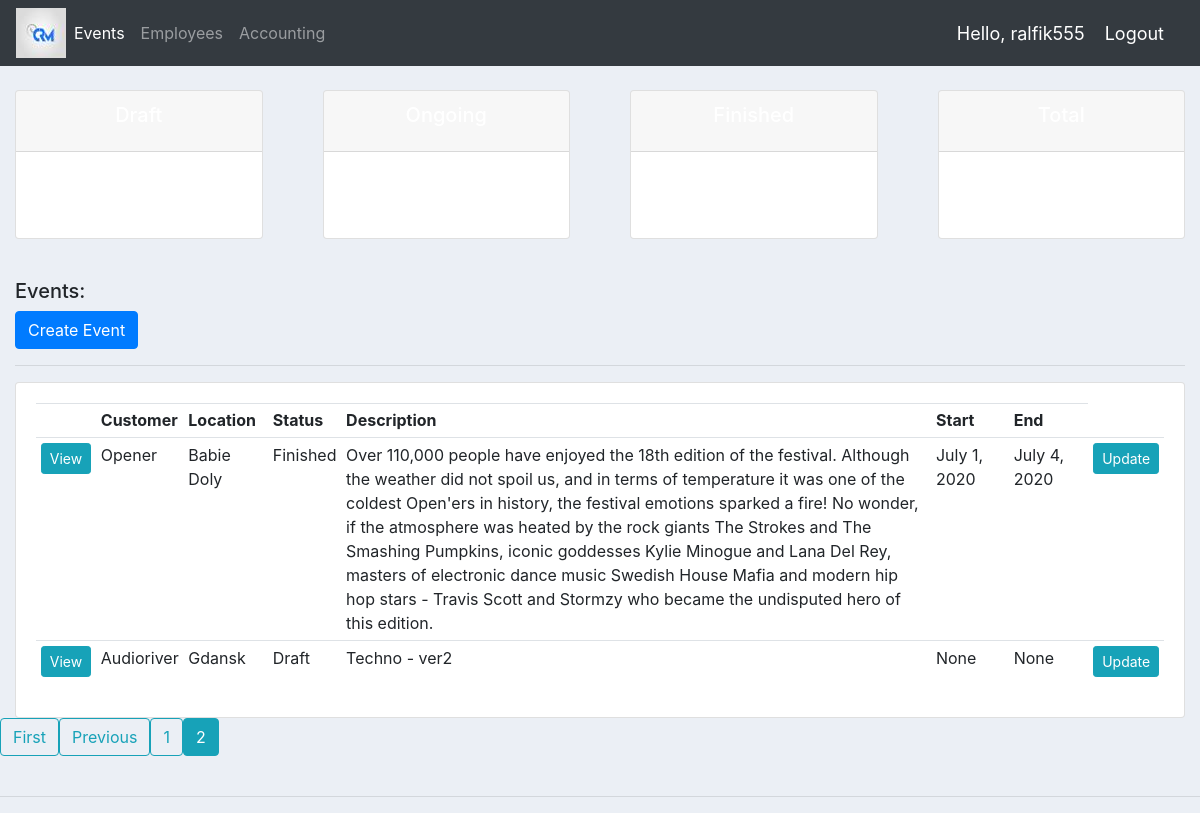
Page /?page=2 (signed in) on the committed database.
### events/models.py (models this page shows, shortened)
class Event(models.Model):
    STATUS = (
        ('Draft','Draft'),
        ('Ongoing', 'Ongoing'),
        ('Finished', 'Finished')
    )
    name = models.CharField(max_length=200, null=True)
    location = models.CharField(max_length=200, null=True, blank = True)
    principal = models.CharField(max_length=200, null=True, blank = True)
    status = models.CharField(max_length=200, choices=STATUS, null=True)
    description = models.TextField(null=True, blank=True)
    create_date = models.DateTimeField(auto_now_add=True, null=True)
    date_start = models.DateField(null=True, blank=True)
    date_end = models.DateField(null=True, blank=True)
    cmph = models.FloatField(null=True, blank=True) #default for EventHandler
    hpd = models.FloatField(null=True, blank=True) #default for EventHandler
    dcfe = models.FloatField(null=True, blank=True) #default for EventHandler
    total = models.FloatField(null=True, blank=True)

### events/views.py (the view)
# urls.py: path('', views.dashboard ,name='events-home'),
def dashboard(request):
    event_list = Event.objects.all()
    total_events = event_list.count()
    draft = event_list.filter(status='Draft').count()
    ongoing = event_list.filter(status='Ongoing').count()
    finished = event_list.filter(status='Finished').count()
    page_num = request.GET.get('page',1)
    paginator = Paginator(event_list, 2)
    try:
        events = paginator.page(page_num)
    except PageNotAnInteger:
        events = paginator.page(1)
    except EmptyPage:
        events = paginator.page(paginator.num_pages)
    context ={
        'events': events,
        'total' : total_events,
        'draft' : draft,
        'ongoing' : ongoing,
        'finished' : finished
    }
    return render(request,template_name='events/home.html',context=context)

### events/templates/events/home.html (shortened to what this page needs)
{% extends "events/main.html" %}
{% block content %}
{% include 'events/status.html' %}
<br>
<div class="col-md-auto">
  <h5 class="header">Events:</h5>
  <a class="btn btn-primary" href="{% url 'create_event' %}">Create Event</a>
  <hr>
  <div class="card card-body">
    <table class="table table-sm">
      <tr>
        <th></th>
        <th>Customer</th>
        <th>Location</th>
        <th>Status</th>
        <th>Description</th>
        <th>Start</th>
        <th>End</th>
      </tr>
      {% for event in events %}
      <tr>
        <td><a class="btn btn-sm btn-info" href="{% url 'event_detail' event.id %}">View</a></td>
        <td>{{event.name}}</td>
        <td>{{event.location}}</td>
        <td>{{event.status}}</td>
        <td style = "max-width:1000px">{{event.description}}</td>
        <td>{{event.date_start}}</td>
        <td>{{event.date_end}}</td>
        <td><a class="btn btn-sm btn-info" href="{% url 'update_event' event.id %}">Update</a></td>
      </tr>
      {% endfor %}
    </table>
  </div>
</div>
{% if events.has_other_pages %}
  <ul class="pagination">
    {% if events.has_previous %}
      <li><a class="btn btn-outline-info mb-4" href="?page=1">First</a></li>
      <li><a class="btn btn-outline-info mb-4" href="?page={{ events.previous_page_number }}">Previous</a></li>
    {% endif %}
    {% for num in events.paginator.page_range %}
      {% if events.number == num %}
        <li><a class="btn btn-info mb-4" href="?page={{ num }}">{{ num }}</a></li>
      {% elif num > events.number|add:'-3' and num < events.number|add:'3' %}
        <li><a class="btn btn-outline-info mb-4" href="?page={{ num }}">{{ num }}</a></li>
      {% endif %}
    {% endfor %}
  </ul>
{% endif %}
{% endblock content %}

### events/templates/events/navbar.html (shortened to what this page needs)
{% load static %}
<nav class="navbar navbar-expand-lg navbar-dark bg-dark" >
  <img src="{% static 'events/images/logo.jpeg' %}">
  <div class="collapse navbar-collapse" id="navbarNav">
    <ul class="navbar-nav">
      {% if request.user.is_staff %}
      <li class="nav-item active">
        <a class="nav-link" href="#">Events</a>
      </li>
      <li class="nav-item">
        <a class="nav-link" href="#">Employees</a>
      </li>
      <li class="nav-item">
        <a class="nav-link" href="#">Accounting</a>
      </li>
      {% endif%}
    </ul>
  </div>
  <span class="hello-msg">Hello, {{request.user}}</span>
  <span><a class="hello-msg" href="#">Logout</a></span>
</nav>

### events/static/events/css/main.css (style rules this page uses)
body { background-color: #ebeff5; }
.hello-msg { font-size: 18px; color: #fff; margin-right: 20px; }

### rows in the picture
Event: name "Opener", location "Babie Doly", status "Finished", description "Over 110,000 people have enjoyed the 18th edition of the festival. Although the weather did not spoil us, and in terms of temperature it was one of the coldest Open'ers in history, the festival emotions sparked a fire! No wonder, if the atmosphere was heated by the rock giants The Strokes and The Smashing Pumpkins, iconic goddesses Kylie Minogue and Lana Del Rey, masters of electronic dance music Swedish House Mafia and modern hip hop stars - Travis Scott and Stormzy who became the undisputed hero of this edition.", date_start "July 1, 2020", date_end "July 4, 2020"
Event: name "Audioriver", location "Gdansk", status "Draft", description "Techno - ver2", date_start "None", date_end "None"

### other values in the picture
{{ request.user }} "ralfik555"
{{ num }} "1"
{{ num }} "2"
